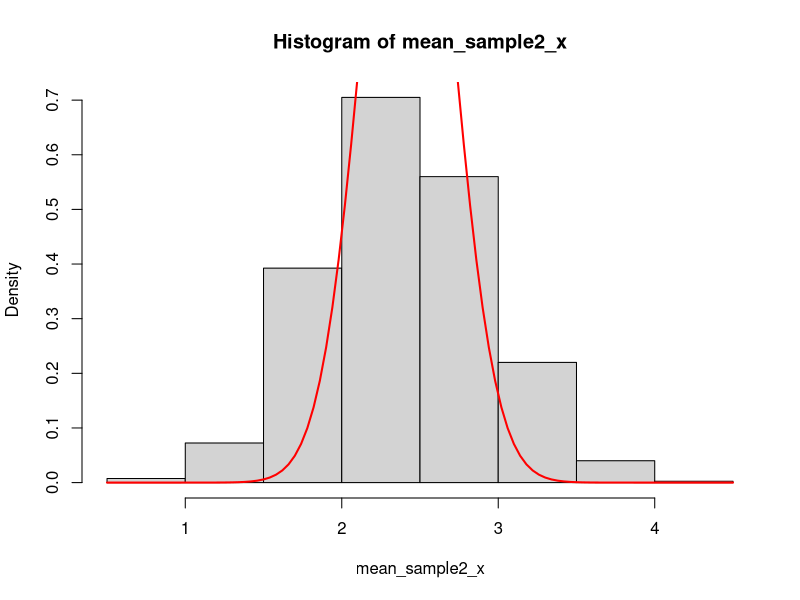
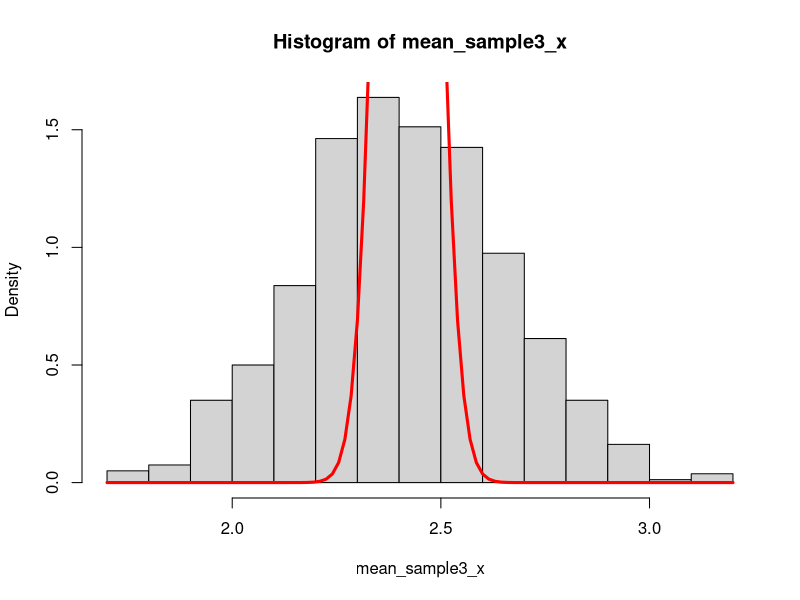

Source code (R) for these figures, in order:
## EJERCICIO 1
#distr. normal
mu<- 838
n<- 49
#P(xbar<864)= 0.975 
sigma<- sqrt(n)*(864-mu)/qnorm(0.975);sigma
#apartado a
n*mu
#apartado b
n*sigma^2
#apartado c
1-pnorm(41317, mu*n, sigma*sqrt(n))
#apartado d
#P(xbar<836)<5%
nd<- (qnorm(0.05)/((863-mu)/sigma))^2;nd
#apartado e
ne<- 16 #n3<30 no se sabe la distr. 
#-------------------------------------------------------------------------------

## EJERCICIO 2
mu2<- 5100
sigma2<- 1020
n2<- 22
#apartado a
mu_s2<- sigma2^2; mu_s2
#apartado b
NaN #No se sabe (=0 si n=infinity)
#apartado c
pchisq((n2-1)*1352520/sigma2^2, df=n2-1)-pchisq((n2-1)*520200/sigma2^2, df=n2-1)
#-------------------------------------------------------------------------------

## EJERCICIO 3
mu3<- 70.5
sigma3<- 8.3
#apartado a
NaN #n<<<
#apartado b
NaN #n<<<
#apartado c
NaN #??
#apartado d
NaN #n<<<
#apartado e
n3<- 121
pnorm(8640, mu3*n3, sigma3*sqrt(n3))
#-------------------------------------------------------------------------------

## EJERCICIO 4
x1<- c(0,1,2,3,4,5,6)
f1<- c(0.19,0.18,0.17,0.16,0.13,0.12,0.05)
n4<- 12
#apartado a
set.seed(591)
samples<- sample(x1, 12, replace=T, prob=f1)
sum(samples)
mean(samples)
var(samples)
#apartado b
set.seed(591)
samples2<- sample(x1, 12*800, replace=T, prob=f1)
samples2_x<- as.data.frame(matrix(samples2, ncol=12))
#1
#opción c
#2
#opción b
#3
mean_sample2_x<- apply(samples2_x,1,mean) 
mean(mean_sample2_x) #opción e
#4
var_sample2_x<- apply(samples2_x,1,var)
mean(var_sample2_x) #opción a 
#5
hist(mean_sample2_x, prob=T)
curve(dnorm(x,2.42,0.27697), add=TRUE, col='red', lwd=2)
#opción a
#apartado c
samples3<- sample(x1, 12*5*800, replace=T, prob=f1)
samples3_x<-  as.data.frame(matrix(samples3, ncol=12*5))
#1
#opción c
#2
#opción e
#3
mean_sample3_x<-apply(samples3_x, 1, mean)
mean(mean_sample3_x)#opción e
#4
var(mean_sample3_x) #opción d
#5
hist(mean_sample3_x, prob=T)
curve(dnorm(x, 2.42, 0.055393), add=T, col='red', lwd=3)
#opción a